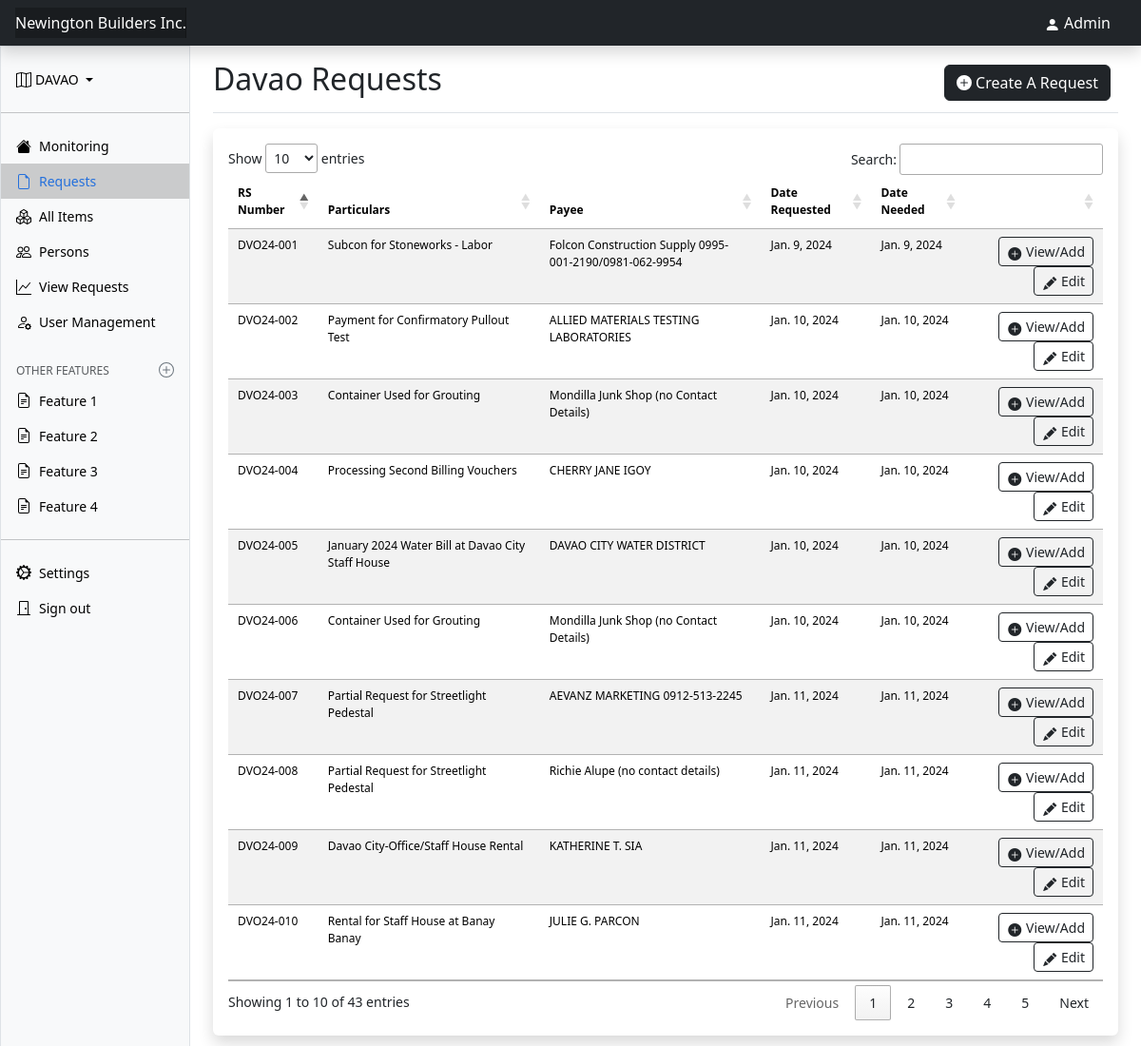
/davao/list_view_request/ (signed in), run on the app's committed database.
### davao_requests/models.py (models this page shows)
class DavaoRequestHeader(models.Model):
    user = models.ForeignKey(User, on_delete=models.CASCADE)
    rs_number = models.CharField(max_length=16, primary_key=True)
    particulars = models.CharField(max_length=100)
    payee = models.CharField(max_length=70, blank=True, null=True)
    project = models.CharField(max_length=150)
    urgent = models.BooleanField()
    note = models.CharField(max_length=165, null=True, blank=True)
    date_requested = models.DateField()
    date_needed = models.DateField()
    last_modified = models.DateField(auto_now_add=True)
    created = models.DateField(auto_now=True)

### davao_requests/views.py (the view)
# urls.py: path('list_view_request/', views.list_view_requests, name='bukidnon_list_view_requests'),
def list_view_requests(request):
    if request.user.is_authenticated:
        rs = DavaoRequestHeader.objects.all()
        return render(request, 'main/actions/list_view_request.html', {'rs':rs, 'title':'Davao'})
    else:
        return redirect('login')

### davao_requests/forms.py
class DavaoRequestHeaderForm(forms.ModelForm):
    class Meta:
        model = DavaoRequestHeader
        fields = [
            'rs_number',
            'payee',
            'particulars',
            'project',
            'urgent',
            'note',
            'date_requested',
            'date_needed'
        ]
    rs_number = forms.CharField(widget=forms.TextInput(attrs={'class':'form-control'}))
    particulars = forms.CharField(widget=forms.TextInput(attrs={'class':'form-control'}))
    payee = forms.CharField(widget=forms.TextInput(attrs={'class':'form-control'}), required=False)
    project = forms.CharField(widget=forms.TextInput(attrs={'class':'form-control','max_length':'"100"'}))
    note = forms.CharField(widget=forms.TextInput(attrs={'class':'form-control'}), required=False)
    date_requested = forms.DateField(widget=forms.DateInput(attrs={'class':'form-control', 'type':'date', 'autocomplete':'off'}))
    date_needed = forms.DateField(widget=forms.DateInput(attrs={'class':'form-control', 'type':'date', 'autocomplete':'off'}))

### davao_requests/templatetags/davao_tags.py (called while the page is built)
@register.inclusion_tag('main/actions/modals/modal_add_requestForm.html')
def renderAddRequestForm():
    rs_number = f"DVO{str(timezone.now().year)[2:]}-"
    try:
        idx = DavaoRequestHeader.objects.all()
        rs_number += str(len(idx)+1).zfill(3)
    except:
        rs_number += str(1).zfill(3)
    form = DavaoRequestHeaderForm(initial={'rs_number':rs_number})
    return {'form':form, 'title':'Davao'}

@register.inclusion_tag('main/actions/modals/modal_edit_request.html')
def editRequestModalForm(rs_number):
    rs = DavaoRequestHeader.objects.get(pk=rs_number)
    form = DavaoRequestHeaderForm(instance=rs)
    return {'form':form, 'title':'Davao'}

### main/templates/main/actions/list_view_request.html (shortened to what this page needs)
{% extends 'main/base.html' %}
{% block content-title %} {{title}} Requests {% endblock %}
{% block content %}
<div class="table-responsive small rounded shadow p-3 mb-2">
    <table class="table table-striped table-sm table-hover" id="data-table" style="font-size: 9pt;">
        <thead>
            <tr>
                <th>RS Number</th>
                <th>Particulars</th>
                <th>Payee</th>
                <th>Date Requested</th>
                <th>Date Needed</th>
                <th></th>
            </tr>
        </thead>
        <tbody>
            {% for r in rs %}
            {% if r.urgent %}
            <tr class="table-bordered">
                {% else %}
            <tr class="table-success">
                {% endif %}
                <td class="fw-medium">{{r.rs_number}}</td>
                <td>{{r.particulars}}</td>
                <td>{{r.payee}}</td>
                <td>{{r.date_requested}}</td>
                <td>{{r.date_needed}}</td>
                <td class="text-end">
                    <div class="row">
                        <div class="col">
                            {% if title == 'Davao' %}
                            {% load davao_tags %}
                            <a href="{% url 'davao_list_viewRequest_items' r.rs_number %}" role="button"
                                class="btn btn-outline-dark btn-sm">
                                <i class="bi bi-plus-circle-fill"></i>
                                View/Add
                            </a>
                            {% elif title == 'Cotabato' %}
                            {% load cotabato_tags %}
                            {% elif title == 'Negros' %}
                            {% load negros_tags %}
                            {% elif title == 'Surigao' %}
                            {% load surigao_tags %}
                            {% elif title == 'Bukidnon' %}
                            {% load bukidnon_tags %}
                            {% endif %}
                            <span role="button" class="btn btn-outline-dark btn-sm" data-bs-toggle="modal"
                                data-bs-target="#{{r.rs_number}}">
                                <i class="bi bi-pencil-fill"></i>
                                Edit
                            </span>
                        </div>
                    </div>
                </td>
            </tr>
                        {% if title == 'Davao' %}
                                {% load davao_tags %}
                        {% elif title == 'Cotabato' %}
                                {% load cotabato_tags %}
                        {% elif title == 'Negros' %}
                                {% load negros_tags %}
                        {% elif title == 'Surigao' %}
                                {% load surigao_tags %}
                        {% elif title == 'Bukidnon' %}
                                {% load bukidnon_tags %}
                        {% endif %}
            {% endfor %}
        </tbody>
    </table>
</div>
{% endblock %}

### main/templates/main/header.html (shortened to what this page needs)
<header class="navbar sticky-top bg-dark flex-md-nowrap px-3 shadow" data-bs-theme="light">
  <div>
    <a class="navbar-brand col-md-3 col-lg-2 me-0  fs-6 text-white" href="#">Newington Builders Inc.</a>
  </div>
  <div class="mx-3 mb-0 text-white py-1 align-middle">
    <i class="bi bi-person-fill text-white"></i>
    {{user.username|title}}
  </div>
</header>

### main/static/main/css/dashboard.css (style rules this page uses)
.bi { display: inline-block; width: 1rem; height: 1rem; }
.navbar-brand { padding-top: .75rem; padding-bottom: .75rem; background-color: rgba(0, 0, 0, .25); box-shadow: inset -1px 0 0 rgba(0, 0, 0, .25); }

### main/templates/main/base.html (style rules this page uses)
.bi { vertical-align: -.125em; fill: currentColor; }

### data on the page
DavaoRequestHeader: rs_number "DVO24-001", particulars "Subcon for Stoneworks - Labor", payee "Folcon Construction Supply 0995-001-2190/0981-062-9954", date_requested "Jan. 9, 2024", date_needed "Jan. 9, 2024"
DavaoRequestHeader: rs_number "DVO24-002", particulars "Payment for Confirmatory Pullout Test", payee "ALLIED MATERIALS TESTING LABORATORIES", date_requested "Jan. 10, 2024", date_needed "Jan. 10, 2024"
DavaoRequestHeader: rs_number "DVO24-003", particulars "Container Used for Grouting", payee "Mondilla Junk Shop (no Contact Details)", date_requested "Jan. 10, 2024", date_needed "Jan. 10, 2024"
DavaoRequestHeader: rs_number "DVO24-004", particulars "Processing Second Billing Vouchers", payee "CHERRY JANE IGOY", date_requested "Jan. 10, 2024", date_needed "Jan. 10, 2024"
DavaoRequestHeader: rs_number "DVO24-005", particulars "January 2024 Water Bill at Davao City Staff House", payee "DAVAO CITY WATER DISTRICT", date_requested "Jan. 10, 2024", date_needed "Jan. 10, 2024"
DavaoRequestHeader: rs_number "DVO24-006", particulars "Container Used for Grouting", payee "Mondilla Junk Shop (no Contact Details)", date_requested "Jan. 10, 2024", date_needed "Jan. 10, 2024"
DavaoRequestHeader: rs_number "DVO24-007", particulars "Partial Request for Streetlight Pedestal", payee "AEVANZ MARKETING 0912-513-2245", date_requested "Jan. 11, 2024", date_needed "Jan. 11, 2024"
DavaoRequestHeader: rs_number "DVO24-008", particulars "Partial Request for Streetlight Pedestal", payee "Richie Alupe (no contact details)", date_requested "Jan. 11, 2024", date_needed "Jan. 11, 2024"
DavaoRequestHeader: rs_number "DVO24-009", particulars "Davao City-Office/Staff House Rental", payee "KATHERINE T. SIA", date_requested "Jan. 11, 2024", date_needed "Jan. 11, 2024"
DavaoRequestHeader: rs_number "DVO24-010", particulars "Rental for Staff House at Banay Banay", payee "JULIE G. PARCON", date_requested "Jan. 11, 2024", date_needed "Jan. 11, 2024"

### other printed values
{{ user.username|title }} "Admin"
{{ title|upper }} "DAVAO"
{{ title }} "Davao"
